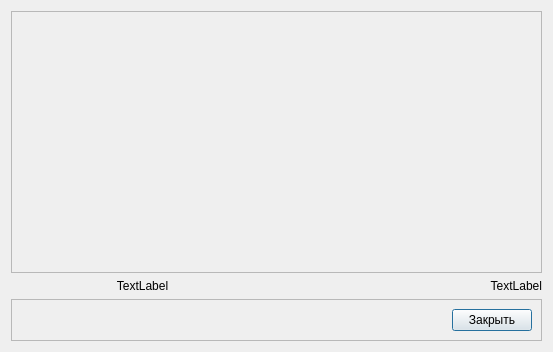
<?xml version="1.0" encoding="UTF-8"?>
<ui version="4.0">
 <class>SecondaryGraphWindow</class>
 <widget class="QDialog" name="SecondaryGraphWindow">
  <property name="geometry">
   <rect>
    <x>0</x>
    <y>0</y>
    <width>553</width>
    <height>352</height>
   </rect>
  </property>
  <property name="windowTitle">
   <string>Dialog</string>
  </property>
  <layout class="QGridLayout" name="gridLayout">
   <item row="0" column="0">
    <widget class="QScrollArea" name="scrollArea">
     <property name="layoutDirection">
      <enum>Qt::LeftToRight</enum>
     </property>
     <property name="widgetResizable">
      <bool>true</bool>
     </property>
     <property name="alignment">
      <set>Qt::AlignLeading|Qt::AlignLeft|Qt::AlignVCenter</set>
     </property>
     <widget class="QWidget" name="scrollAreaWidgetContents">
      <property name="geometry">
       <rect>
        <x>0</x>
        <y>0</y>
        <width>533</width>
        <height>258</height>
       </rect>
      </property>
      <layout class="QGridLayout" name="gridLayout_2">
       <item row="0" column="0">
        <widget class="QCustomPlot" name="graphWidget" native="true"/>
       </item>
      </layout>
     </widget>
    </widget>
   </item>
   <item row="1" column="0">
    <layout class="QHBoxLayout" name="xAxisLabekHorizontalLayout">
     <item>
      <widget class="QLabel" name="xAxisLabelLeft">
       <property name="text">
        <string>TextLabel</string>
       </property>
       <property name="alignment">
        <set>Qt::AlignCenter</set>
       </property>
      </widget>
     </item>
     <item>
      <widget class="QLabel" name="xAxisLabelRight">
       <property name="text">
        <string>TextLabel</string>
       </property>
       <property name="alignment">
        <set>Qt::AlignRight|Qt::AlignTrailing|Qt::AlignVCenter</set>
       </property>
      </widget>
     </item>
    </layout>
   </item>
   <item row="2" column="0">
    <widget class="QFrame" name="ButtonFrame">
     <property name="frameShape">
      <enum>QFrame::StyledPanel</enum>
     </property>
     <property name="frameShadow">
      <enum>QFrame::Raised</enum>
     </property>
     <layout class="QHBoxLayout" name="horizontalLayout">
      <item>
       <spacer name="ButtonHorizontalSpacer">
        <property name="orientation">
         <enum>Qt::Horizontal</enum>
        </property>
        <property name="sizeHint" stdset="0">
         <size>
          <width>426</width>
          <height>20</height>
         </size>
        </property>
       </spacer>
      </item>
      <item>
       <widget class="QPushButton" name="ClosePushButton">
        <property name="text">
         <string>Закрыть</string>
        </property>
       </widget>
      </item>
     </layout>
    </widget>
   </item>
  </layout>
 </widget>
 <customwidgets>
  <customwidget>
   <class>QCustomPlot</class>
   <extends>QWidget</extends>
   <header>qcustomplot.h</header>
   <container>1</container>
  </customwidget>
 </customwidgets>
 <resources/>
 <connections/>
</ui>
